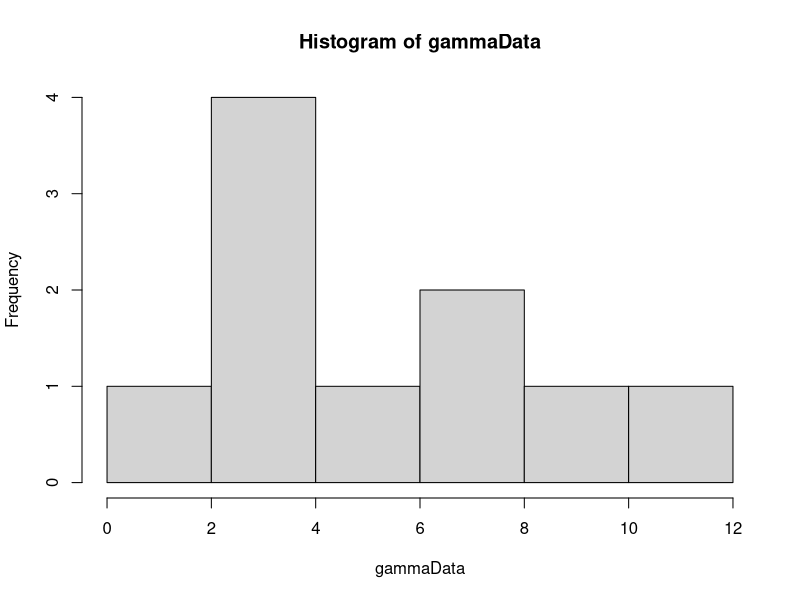
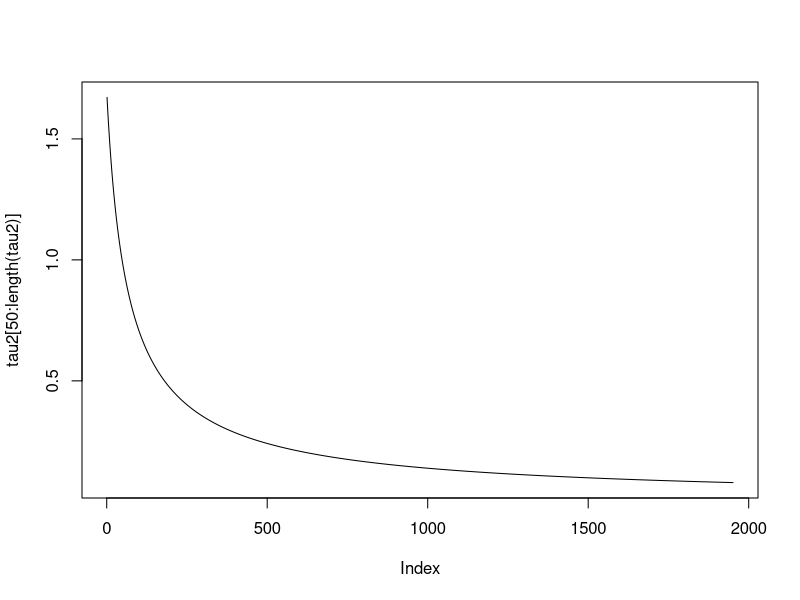
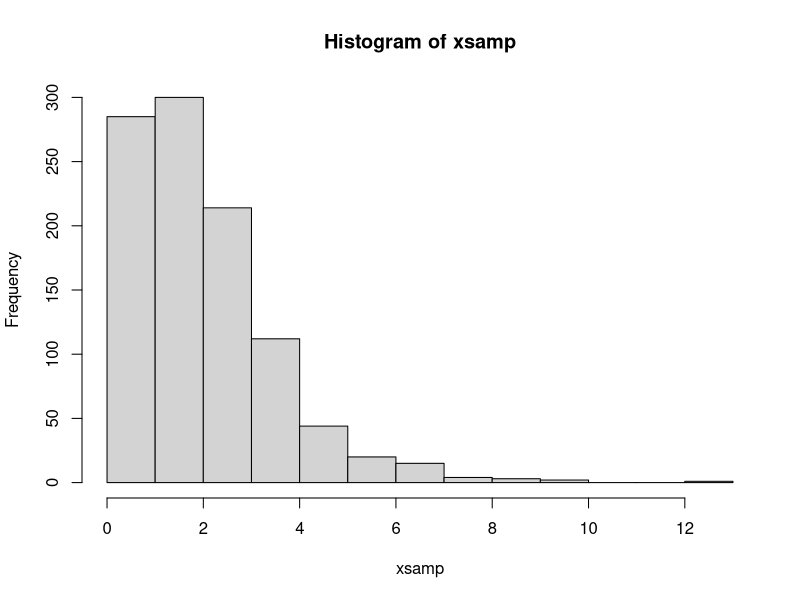
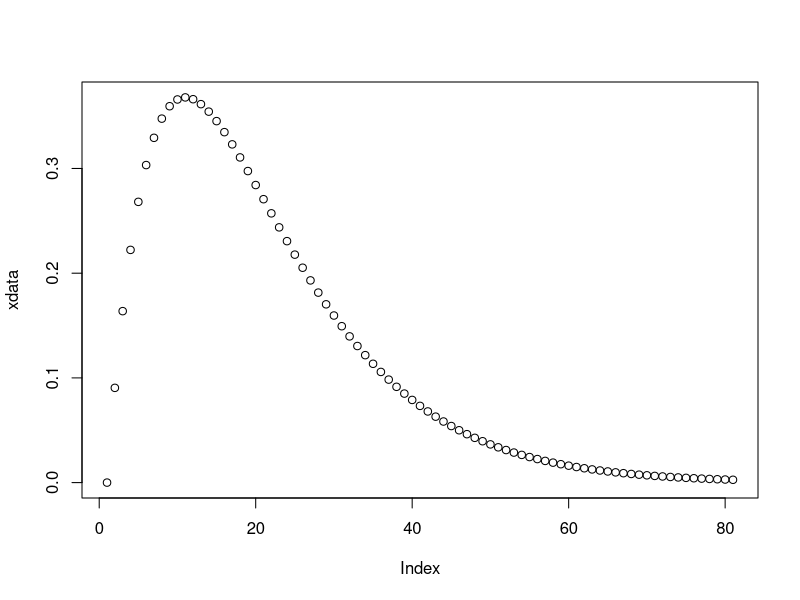
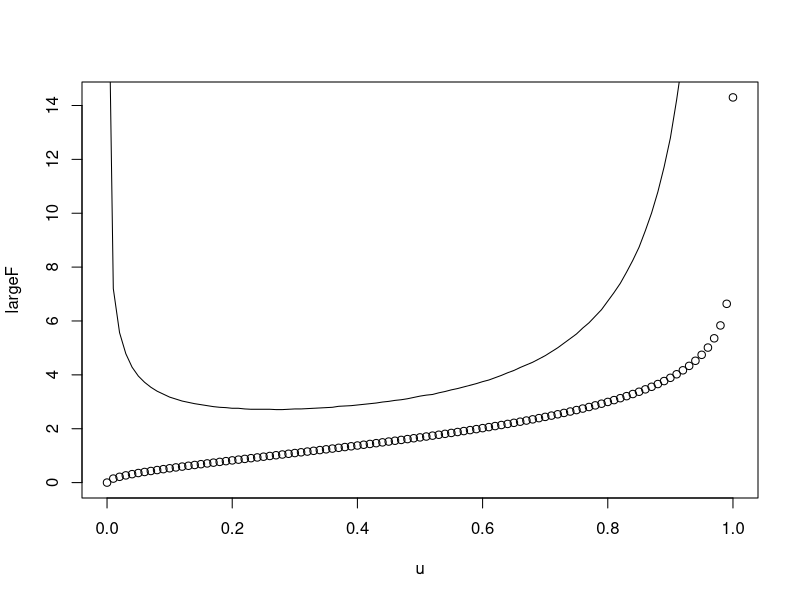
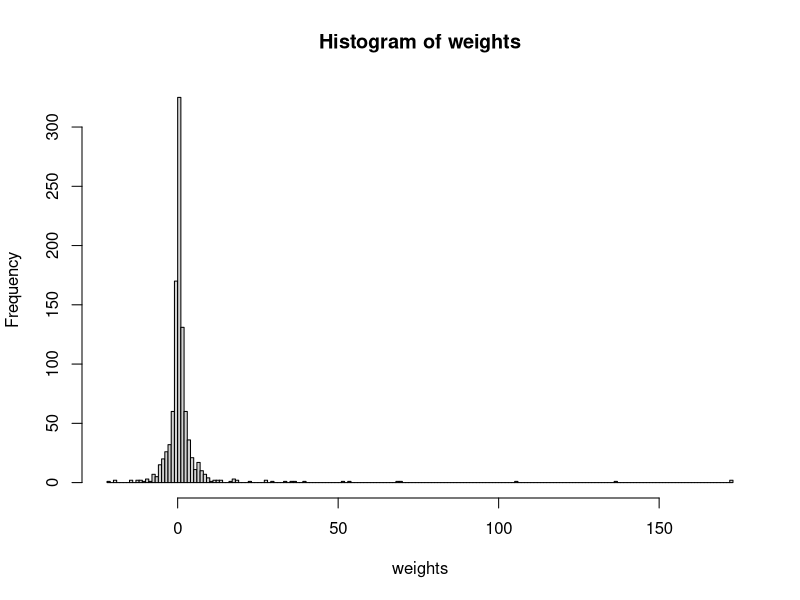

The R source for these figures, in order:
library(MCMCpack)


calcWeight <- function(gammaInv, diffGammaInv) {
  weight = (1/length(gammaInv))*(sum(diffGammaInv/gammaInv)) - sum(diffGammaInv)/sum(gammaInv)
  return(weight)
}

invGammaCumulative <- function(u, alpha) {
  x = 0
  stepSize = 0.1
  tolerance = 0.00001
  direction = 1
  integralValue = 0
  
  while(abs(integralValue - u) > tolerance){
    x = x + direction*stepSize
    if(x<0) {
      x = 0
      direction = 1
    }
    
    if(method == "integrate") {
      integral = integrate(gammaDensity, 0, x)
      integralValue = integral$value  
    } else if(method == "pgamma") {
      integral = pgamma(x, shape=alpha, scale=1)
      integralValue = integral
    }
    
    
    # Going left and pass the point
    if ((u > integralValue) && (direction == -1)) {
      stepSize = stepSize/2
      direction = 1
    }
    
    # Going right and pass the point
    if ((u < integralValue) && (direction == 1)) {
      stepSize = stepSize/2
      direction = -1
    }
  }
  return(x)
}

diffInvGammaCumulative <- function(u) {
  if(u+hStep < 1) {
    firstPoint = invGammaCumulative(u, alpha)
    secondPoint = invGammaCumulative(u+hStep, alpha)
    return((secondPoint - firstPoint)/hStep)  
  } else {
    firstPoint = invGammaCumulative(u-hStep, alpha)
    secondPoint = invGammaCumulative(u, alpha)
    return((secondPoint - firstPoint)/hStep)  
  }
}

gammaDensity <- function(x) {
  return(dgamma(x, alpha,1))  
}

findAlpha <- function(u, s2) {
  alphaValue = 0.1
  stepSize = 0.01
  direction = 1
  tolerance = 0.0001
  tau2Value = 0
  
  while(abs(s2 - tau2Value) > tolerance) {
    alphaValue = alphaValue + direction*stepSize
    if(alphaValue<=0) {
      alphaValue = 0.1
      direction = -1
    }
    
    tau2Value = calcValueTau2(u, alphaValue)
    
    if ((s2 > tau2Value) && (direction == 1)) {
      stepSize = stepSize/2
      direction = -1
    }
    
    if ((s2 < tau2Value) && (direction == -1)) {
      stepSize = stepSize/2
      direction = 1
    }
    
  }
}

calcValueTau2 <- function(u, alpha) {
  largeFInv = rep(0, length(u))
  for(i in 1:length(u)) {
    largeFInv = invGammaCumulative(u[i], alpha)
  }
  return(length(u)*((prod(largeFInv))^(1/length(u)))/sum(largeFInv))
}

alpha = 2
beta = 2
hStep = 0.004
method = "pgamma"
NUM_SAMPLES = 1000
NUM_POINTS = 10

# Generate data
gammaData = rgamma(NUM_POINTS, shape=alpha, scale = beta)
hist(gammaData)
# Calculation of statistics
s1 = sum(gammaData)/NUM_POINTS
s2 = NUM_POINTS*((prod(gammaData))^(1/NUM_POINTS))/sum(gammaData)
# Plot of tau 2 with respect to alpha
alpharange = seq(0.1 , 200, by = 0.1)
tau2 = rep(0, length(alpharange))
u = runif(NUM_POINTS)
for(i in 1:length(alpharange)) {
  tau2[i]= calcValueTau2(u, alpharange[i])
  print(i)
}
plot(tau2[50:length(tau2)], type="l")


# Generation of new sample
u = runif(NUM_POINTS)



# Testing
xsamp = rep(0, NUM_SAMPLES)
for(i in 1:NUM_SAMPLES) {
  u = runif(1)
  xsamp[i] = invGammaCumulative(u, alpha)
}
hist(xsamp)
xdata = dgamma(seq(0,8, by=0.1),2)
plot(xdata)

u = seq(0,1,by=0.01)
largeF = rep(0,length(u))
diffF = rep(0,length(u)-1)
for(i in 1:length(u)) {
  largeF[i] = invGammaCumulative(u[i],alpha)
  if(i<length(u)) {
    diffF[i] = diffInvGammaCumulative(u[i])  
  }
  print(i)
}
plot(u,largeF)
lines(u[1:100],diffF)

NUM_POINTS = 20
weights = rep(0, NUM_SAMPLES)
for(i in 1:NUM_SAMPLES) {
  u = runif(NUM_POINTS)
  diffF = rep(0, NUM_POINTS)
  invF = rep(0, NUM_POINTS)
  for(j in 1:NUM_POINTS) {
    invF[j] = invGammaCumulative(u[j], alpha)
    diffF[j] = diffInvGammaCumulative(u[j])
  }
  weights[i] = calcWeight(invF, diffF)
  print(i)
}

hist(weights, breaks = 200)
